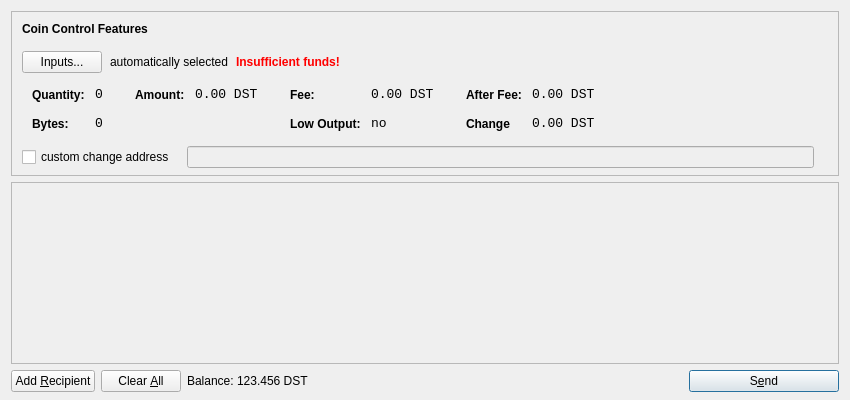
<?xml version="1.0" encoding="UTF-8"?>
<ui version="4.0">
 <class>SendCoinsDialog</class>
 <widget class="QDialog" name="SendCoinsDialog">
  <property name="geometry">
   <rect>
    <x>0</x>
    <y>0</y>
    <width>850</width>
    <height>400</height>
   </rect>
  </property>
  <property name="windowTitle">
   <string>Send Coins</string>
  </property>
  <layout class="QVBoxLayout" name="verticalLayout" stretch="0,1,0">
   <property name="bottomMargin">
    <number>8</number>
   </property>
   <item>
    <widget class="QFrame" name="frameCoinControl">
     <property name="sizePolicy">
      <sizepolicy hsizetype="Expanding" vsizetype="Expanding">
       <horstretch>0</horstretch>
       <verstretch>0</verstretch>
      </sizepolicy>
     </property>
     <property name="maximumSize">
      <size>
       <width>16777215</width>
       <height>16777215</height>
      </size>
     </property>
     <property name="frameShape">
      <enum>QFrame::StyledPanel</enum>
     </property>
     <property name="frameShadow">
      <enum>QFrame::Sunken</enum>
     </property>
     <layout class="QVBoxLayout" name="verticalLayoutCoinControl2">
      <property name="spacing">
       <number>-1</number>
      </property>
      <property name="leftMargin">
       <number>0</number>
      </property>
      <property name="topMargin">
       <number>0</number>
      </property>
      <property name="rightMargin">
       <number>0</number>
      </property>
      <property name="bottomMargin">
       <number>6</number>
      </property>
      <item>
       <layout class="QVBoxLayout" name="verticalLayoutCoinControl" stretch="0,0,0,0,1">
        <property name="spacing">
         <number>0</number>
        </property>
        <property name="leftMargin">
         <number>10</number>
        </property>
        <property name="topMargin">
         <number>10</number>
        </property>
        <item>
         <layout class="QHBoxLayout" name="horizontalLayoutCoinControl1">
          <property name="bottomMargin">
           <number>15</number>
          </property>
          <item>
           <widget class="QLabel" name="labelCoinControlFeatures">
            <property name="sizePolicy">
             <sizepolicy hsizetype="Preferred" vsizetype="Maximum">
              <horstretch>0</horstretch>
              <verstretch>0</verstretch>
             </sizepolicy>
            </property>
            <property name="font">
             <font>
              <weight>75</weight>
              <bold>true</bold>
             </font>
            </property>
            <property name="styleSheet">
             <string notr="true">font-weight:bold;</string>
            </property>
            <property name="text">
             <string>Coin Control Features</string>
            </property>
           </widget>
          </item>
         </layout>
        </item>
        <item>
         <layout class="QHBoxLayout" name="horizontalLayoutCoinControl2" stretch="0,0,0,0">
          <property name="spacing">
           <number>8</number>
          </property>
          <property name="bottomMargin">
           <number>10</number>
          </property>
          <item>
           <widget class="QPushButton" name="pushButtonCoinControl">
            <property name="styleSheet">
             <string notr="true"/>
            </property>
            <property name="text">
             <string>Inputs...</string>
            </property>
           </widget>
          </item>
          <item>
           <widget class="QLabel" name="labelCoinControlAutomaticallySelected">
            <property name="text">
             <string>automatically selected</string>
            </property>
            <property name="margin">
             <number>5</number>
            </property>
           </widget>
          </item>
          <item>
           <widget class="QLabel" name="labelCoinControlInsuffFunds">
            <property name="font">
             <font>
              <weight>75</weight>
              <bold>true</bold>
             </font>
            </property>
            <property name="styleSheet">
             <string notr="true">color:red;font-weight:bold;</string>
            </property>
            <property name="text">
             <string>Insufficient funds!</string>
            </property>
            <property name="margin">
             <number>5</number>
            </property>
           </widget>
          </item>
          <item>
           <spacer name="horizontalSpacerCoinControl">
            <property name="orientation">
             <enum>Qt::Horizontal</enum>
            </property>
            <property name="sizeHint" stdset="0">
             <size>
              <width>40</width>
              <height>1</height>
             </size>
            </property>
           </spacer>
          </item>
         </layout>
        </item>
        <item>
         <widget class="QWidget" name="widgetCoinControl" native="true">
          <property name="sizePolicy">
           <sizepolicy hsizetype="Preferred" vsizetype="Preferred">
            <horstretch>0</horstretch>
            <verstretch>0</verstretch>
           </sizepolicy>
          </property>
          <property name="minimumSize">
           <size>
            <width>0</width>
            <height>0</height>
           </size>
          </property>
          <property name="styleSheet">
           <string notr="true"/>
          </property>
          <layout class="QHBoxLayout" name="horizontalLayoutCoinControl5">
           <property name="margin">
            <number>0</number>
           </property>
           <item>
            <layout class="QHBoxLayout" name="horizontalLayoutCoinControl3" stretch="0,0,0,1">
             <property name="spacing">
              <number>20</number>
             </property>
             <property name="topMargin">
              <number>0</number>
             </property>
             <property name="bottomMargin">
              <number>10</number>
             </property>
             <item>
              <layout class="QFormLayout" name="formLayoutCoinControl1">
               <property name="horizontalSpacing">
                <number>10</number>
               </property>
               <property name="verticalSpacing">
                <number>14</number>
               </property>
               <property name="leftMargin">
                <number>10</number>
               </property>
               <property name="topMargin">
                <number>4</number>
               </property>
               <property name="rightMargin">
                <number>6</number>
               </property>
               <item row="0" column="0">
                <widget class="QLabel" name="labelCoinControlQuantityText">
                 <property name="styleSheet">
                  <string notr="true">font-weight:bold;</string>
                 </property>
                 <property name="text">
                  <string>Quantity:</string>
                 </property>
                 <property name="margin">
                  <number>0</number>
                 </property>
                </widget>
               </item>
               <item row="0" column="1">
                <widget class="QLabel" name="labelCoinControlQuantity">
                 <property name="font">
                  <font>
                   <family>Monospace</family>
                   <pointsize>10</pointsize>
                  </font>
                 </property>
                 <property name="cursor">
                  <cursorShape>IBeamCursor</cursorShape>
                 </property>
                 <property name="contextMenuPolicy">
                  <enum>Qt::ActionsContextMenu</enum>
                 </property>
                 <property name="text">
                  <string>0</string>
                 </property>
                 <property name="margin">
                  <number>0</number>
                 </property>
                 <property name="textInteractionFlags">
                  <set>Qt::LinksAccessibleByMouse|Qt::TextSelectableByKeyboard|Qt::TextSelectableByMouse</set>
                 </property>
                </widget>
               </item>
               <item row="1" column="0">
                <widget class="QLabel" name="labelCoinControlBytesText">
                 <property name="styleSheet">
                  <string notr="true">font-weight:bold;</string>
                 </property>
                 <property name="text">
                  <string>Bytes:</string>
                 </property>
                </widget>
               </item>
               <item row="1" column="1">
                <widget class="QLabel" name="labelCoinControlBytes">
                 <property name="font">
                  <font>
                   <family>Monospace</family>
                   <pointsize>10</pointsize>
                  </font>
                 </property>
                 <property name="cursor">
                  <cursorShape>IBeamCursor</cursorShape>
                 </property>
                 <property name="contextMenuPolicy">
                  <enum>Qt::ActionsContextMenu</enum>
                 </property>
                 <property name="text">
                  <string>0</string>
                 </property>
                 <property name="textInteractionFlags">
                  <set>Qt::LinksAccessibleByMouse|Qt::TextSelectableByKeyboard|Qt::TextSelectableByMouse</set>
                 </property>
                </widget>
               </item>
              </layout>
             </item>
             <item>
              <layout class="QFormLayout" name="formLayoutCoinControl2">
               <property name="horizontalSpacing">
                <number>10</number>
               </property>
               <property name="verticalSpacing">
                <number>14</number>
               </property>
               <property name="leftMargin">
                <number>6</number>
               </property>
               <property name="topMargin">
                <number>4</number>
               </property>
               <property name="rightMargin">
                <number>6</number>
               </property>
               <item row="0" column="0">
                <widget class="QLabel" name="labelCoinControlAmountText">
                 <property name="styleSheet">
                  <string notr="true">font-weight:bold;</string>
                 </property>
                 <property name="text">
                  <string>Amount:</string>
                 </property>
                 <property name="margin">
                  <number>0</number>
                 </property>
                </widget>
               </item>
               <item row="0" column="1">
                <widget class="QLabel" name="labelCoinControlAmount">
                 <property name="font">
                  <font>
                   <family>Monospace</family>
                   <pointsize>10</pointsize>
                  </font>
                 </property>
                 <property name="cursor">
                  <cursorShape>IBeamCursor</cursorShape>
                 </property>
                 <property name="contextMenuPolicy">
                  <enum>Qt::ActionsContextMenu</enum>
                 </property>
                 <property name="text">
                  <string notr="true">0.00 DST</string>
                 </property>
                 <property name="textInteractionFlags">
                  <set>Qt::LinksAccessibleByMouse|Qt::TextSelectableByKeyboard|Qt::TextSelectableByMouse</set>
                 </property>
                </widget>
               </item>
              </layout>
             </item>
             <item>
              <layout class="QFormLayout" name="formLayoutCoinControl3">
               <property name="horizontalSpacing">
                <number>10</number>
               </property>
               <property name="verticalSpacing">
                <number>14</number>
               </property>
               <property name="leftMargin">
                <number>6</number>
               </property>
               <property name="topMargin">
                <number>4</number>
               </property>
               <property name="rightMargin">
                <number>6</number>
               </property>
               <item row="0" column="0">
                <widget class="QLabel" name="labelCoinControlFeeText">
                 <property name="styleSheet">
                  <string notr="true">font-weight:bold;</string>
                 </property>
                 <property name="text">
                  <string>Fee:</string>
                 </property>
                 <property name="margin">
                  <number>0</number>
                 </property>
                </widget>
               </item>
               <item row="0" column="1">
                <widget class="QLabel" name="labelCoinControlFee">
                 <property name="font">
                  <font>
                   <family>Monospace</family>
                   <pointsize>10</pointsize>
                  </font>
                 </property>
                 <property name="cursor">
                  <cursorShape>IBeamCursor</cursorShape>
                 </property>
                 <property name="contextMenuPolicy">
                  <enum>Qt::ActionsContextMenu</enum>
                 </property>
                 <property name="text">
                  <string notr="true">0.00 DST</string>
                 </property>
                 <property name="textInteractionFlags">
                  <set>Qt::LinksAccessibleByMouse|Qt::TextSelectableByKeyboard|Qt::TextSelectableByMouse</set>
                 </property>
                </widget>
               </item>
               <item row="1" column="0">
                <widget class="QLabel" name="labelCoinControlLowOutputText">
                 <property name="styleSheet">
                  <string notr="true">font-weight:bold;</string>
                 </property>
                 <property name="text">
                  <string>Low Output:</string>
                 </property>
                </widget>
               </item>
               <item row="1" column="1">
                <widget class="QLabel" name="labelCoinControlLowOutput">
                 <property name="font">
                  <font>
                   <family>Monospace</family>
                   <pointsize>10</pointsize>
                  </font>
                 </property>
                 <property name="cursor">
                  <cursorShape>IBeamCursor</cursorShape>
                 </property>
                 <property name="contextMenuPolicy">
                  <enum>Qt::ActionsContextMenu</enum>
                 </property>
                 <property name="text">
                  <string>no</string>
                 </property>
                 <property name="textInteractionFlags">
                  <set>Qt::LinksAccessibleByMouse|Qt::TextSelectableByKeyboard|Qt::TextSelectableByMouse</set>
                 </property>
                </widget>
               </item>
              </layout>
             </item>
             <item>
              <layout class="QFormLayout" name="formLayoutCoinControl4">
               <property name="horizontalSpacing">
                <number>10</number>
               </property>
               <property name="verticalSpacing">
                <number>14</number>
               </property>
               <property name="leftMargin">
                <number>6</number>
               </property>
               <property name="topMargin">
                <number>4</number>
               </property>
               <property name="rightMargin">
                <number>6</number>
               </property>
               <item row="0" column="0">
                <widget class="QLabel" name="labelCoinControlAfterFeeText">
                 <property name="styleSheet">
                  <string notr="true">font-weight:bold;</string>
                 </property>
                 <property name="text">
                  <string>After Fee:</string>
                 </property>
                 <property name="margin">
                  <number>0</number>
                 </property>
                </widget>
               </item>
               <item row="0" column="1">
                <widget class="QLabel" name="labelCoinControlAfterFee">
                 <property name="font">
                  <font>
                   <family>Monospace</family>
                   <pointsize>10</pointsize>
                  </font>
                 </property>
                 <property name="cursor">
                  <cursorShape>IBeamCursor</cursorShape>
                 </property>
                 <property name="contextMenuPolicy">
                  <enum>Qt::ActionsContextMenu</enum>
                 </property>
                 <property name="text">
                  <string notr="true">0.00 DST</string>
                 </property>
                 <property name="textInteractionFlags">
                  <set>Qt::LinksAccessibleByMouse|Qt::TextSelectableByKeyboard|Qt::TextSelectableByMouse</set>
                 </property>
                </widget>
               </item>
               <item row="1" column="0">
                <widget class="QLabel" name="labelCoinControlChangeText">
                 <property name="styleSheet">
                  <string notr="true">font-weight:bold;</string>
                 </property>
                 <property name="text">
                  <string>Change</string>
                 </property>
                </widget>
               </item>
               <item row="1" column="1">
                <widget class="QLabel" name="labelCoinControlChange">
                 <property name="font">
                  <font>
                   <family>Monospace</family>
                   <pointsize>10</pointsize>
                  </font>
                 </property>
                 <property name="cursor">
                  <cursorShape>IBeamCursor</cursorShape>
                 </property>
                 <property name="contextMenuPolicy">
                  <enum>Qt::ActionsContextMenu</enum>
                 </property>
                 <property name="text">
                  <string notr="true">0.00 DST</string>
                 </property>
                 <property name="textInteractionFlags">
                  <set>Qt::LinksAccessibleByMouse|Qt::TextSelectableByKeyboard|Qt::TextSelectableByMouse</set>
                 </property>
                </widget>
               </item>
              </layout>
             </item>
            </layout>
           </item>
          </layout>
         </widget>
        </item>
        <item>
         <layout class="QHBoxLayout" name="horizontalLayoutCoinControl4" stretch="0,0,0">
          <property name="spacing">
           <number>12</number>
          </property>
          <property name="sizeConstraint">
           <enum>QLayout::SetDefaultConstraint</enum>
          </property>
          <property name="topMargin">
           <number>5</number>
          </property>
          <property name="rightMargin">
           <number>5</number>
          </property>
          <item>
           <widget class="QCheckBox" name="checkBoxCoinControlChange">
            <property name="text">
             <string>custom change address</string>
            </property>
           </widget>
          </item>
          <item>
           <widget class="QLineEdit" name="lineEditCoinControlChange">
            <property name="enabled">
             <bool>false</bool>
            </property>
            <property name="sizePolicy">
             <sizepolicy hsizetype="Expanding" vsizetype="Fixed">
              <horstretch>0</horstretch>
              <verstretch>0</verstretch>
             </sizepolicy>
            </property>
           </widget>
          </item>
          <item>
           <widget class="QLabel" name="labelCoinControlChangeLabel">
            <property name="sizePolicy">
             <sizepolicy hsizetype="Preferred" vsizetype="Expanding">
              <horstretch>0</horstretch>
              <verstretch>0</verstretch>
             </sizepolicy>
            </property>
            <property name="minimumSize">
             <size>
              <width>0</width>
              <height>0</height>
             </size>
            </property>
            <property name="text">
             <string/>
            </property>
            <property name="margin">
             <number>3</number>
            </property>
           </widget>
          </item>
         </layout>
        </item>
        <item>
         <spacer name="verticalSpacerCoinControl">
          <property name="orientation">
           <enum>Qt::Vertical</enum>
          </property>
          <property name="sizeHint" stdset="0">
           <size>
            <width>800</width>
            <height>1</height>
           </size>
          </property>
         </spacer>
        </item>
       </layout>
      </item>
     </layout>
    </widget>
   </item>
   <item>
    <widget class="QScrollArea" name="scrollArea">
     <property name="widgetResizable">
      <bool>true</bool>
     </property>
     <widget class="QWidget" name="scrollAreaWidgetContents">
      <property name="geometry">
       <rect>
        <x>0</x>
        <y>0</y>
        <width>830</width>
        <height>165</height>
       </rect>
      </property>
      <layout class="QVBoxLayout" name="verticalLayout_2">
       <property name="margin">
        <number>0</number>
       </property>
       <item>
        <layout class="QVBoxLayout" name="entries">
         <property name="spacing">
          <number>6</number>
         </property>
        </layout>
       </item>
       <item>
        <spacer name="verticalSpacer">
         <property name="orientation">
          <enum>Qt::Vertical</enum>
         </property>
         <property name="sizeHint" stdset="0">
          <size>
           <width>20</width>
           <height>40</height>
          </size>
         </property>
        </spacer>
       </item>
      </layout>
     </widget>
    </widget>
   </item>
   <item>
    <layout class="QHBoxLayout" name="horizontalLayout">
     <item>
      <widget class="QPushButton" name="addButton">
       <property name="toolTip">
        <string>Send to multiple recipients at once</string>
       </property>
       <property name="text">
        <string>Add &amp;Recipient</string>
       </property>
       <property name="autoDefault">
        <bool>false</bool>
       </property>
      </widget>
     </item>
     <item>
      <widget class="QPushButton" name="clearButton">
       <property name="sizePolicy">
        <sizepolicy hsizetype="Minimum" vsizetype="Fixed">
         <horstretch>0</horstretch>
         <verstretch>0</verstretch>
        </sizepolicy>
       </property>
       <property name="toolTip">
        <string>Remove all transaction fields</string>
       </property>
       <property name="text">
        <string>Clear &amp;All</string>
       </property>
       <property name="autoRepeatDelay">
        <number>300</number>
       </property>
       <property name="autoDefault">
        <bool>false</bool>
       </property>
      </widget>
     </item>
     <item>
      <layout class="QHBoxLayout" name="horizontalLayout_2">
       <property name="spacing">
        <number>3</number>
       </property>
       <item>
        <widget class="QLabel" name="label">
         <property name="sizePolicy">
          <sizepolicy hsizetype="Preferred" vsizetype="Fixed">
           <horstretch>0</horstretch>
           <verstretch>0</verstretch>
          </sizepolicy>
         </property>
         <property name="text">
          <string>Balance:</string>
         </property>
        </widget>
       </item>
       <item>
        <widget class="QLabel" name="labelBalance">
         <property name="sizePolicy">
          <sizepolicy hsizetype="Preferred" vsizetype="Fixed">
           <horstretch>0</horstretch>
           <verstretch>0</verstretch>
          </sizepolicy>
         </property>
         <property name="cursor">
          <cursorShape>IBeamCursor</cursorShape>
         </property>
         <property name="text">
          <string notr="true">123.456 DST</string>
         </property>
         <property name="textInteractionFlags">
          <set>Qt::LinksAccessibleByMouse|Qt::TextSelectableByKeyboard|Qt::TextSelectableByMouse</set>
         </property>
        </widget>
       </item>
      </layout>
     </item>
     <item>
      <spacer name="horizontalSpacer">
       <property name="orientation">
        <enum>Qt::Horizontal</enum>
       </property>
       <property name="sizeHint" stdset="0">
        <size>
         <width>40</width>
         <height>20</height>
        </size>
       </property>
      </spacer>
     </item>
     <item>
      <widget class="QPushButton" name="sendButton">
       <property name="minimumSize">
        <size>
         <width>150</width>
         <height>0</height>
        </size>
       </property>
       <property name="toolTip">
        <string>Confirm the send action</string>
       </property>
       <property name="text">
        <string>S&amp;end</string>
       </property>
       <property name="icon">
        <iconset resource="../bitcoin.qrc">
         <normaloff>:/icons/send</normaloff>:/icons/send</iconset>
       </property>
       <property name="default">
        <bool>true</bool>
       </property>
      </widget>
     </item>
    </layout>
   </item>
  </layout>
 </widget>
 <resources>
  <include location="../bitcoin.qrc"/>
 </resources>
 <connections/>
</ui>
